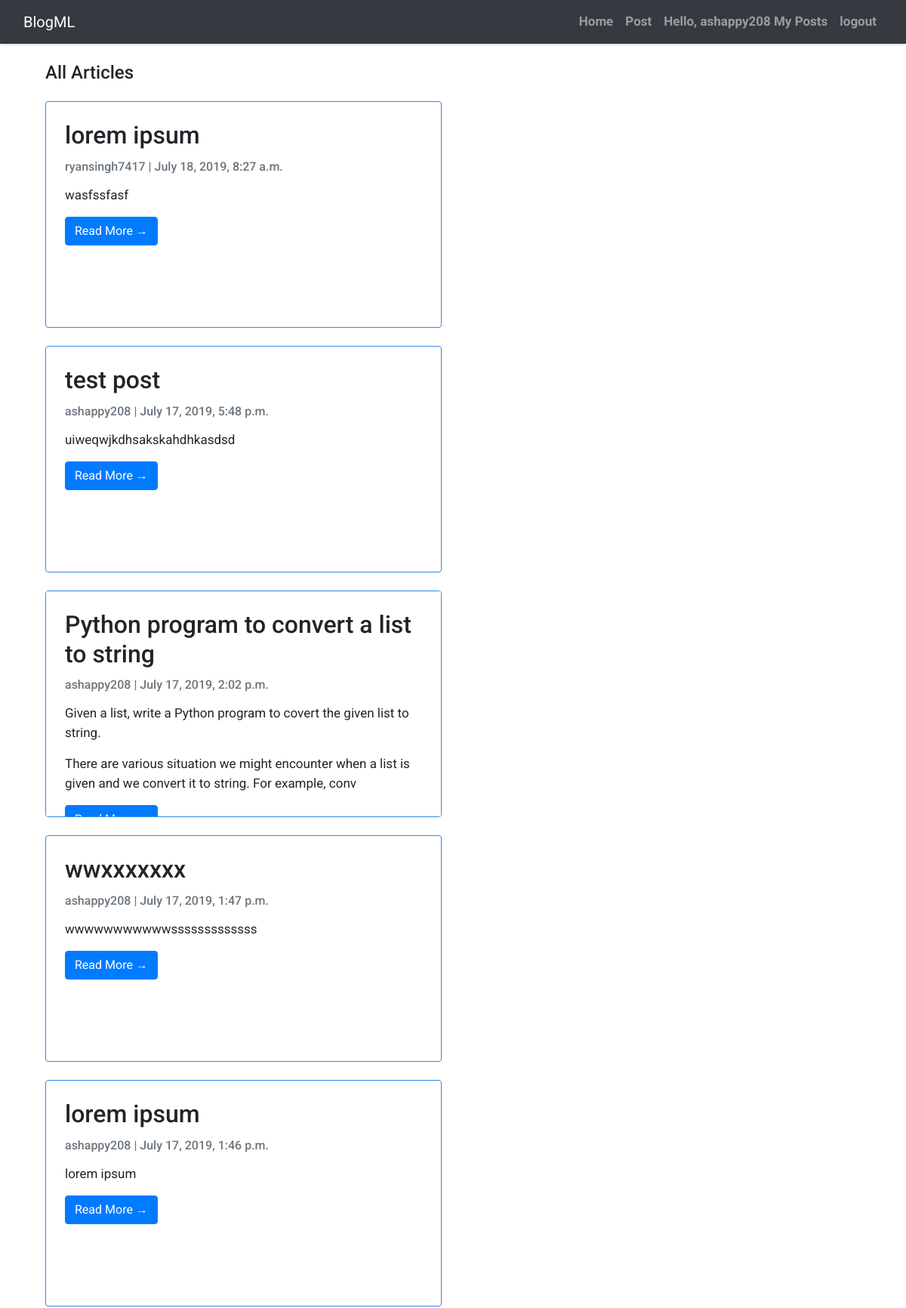
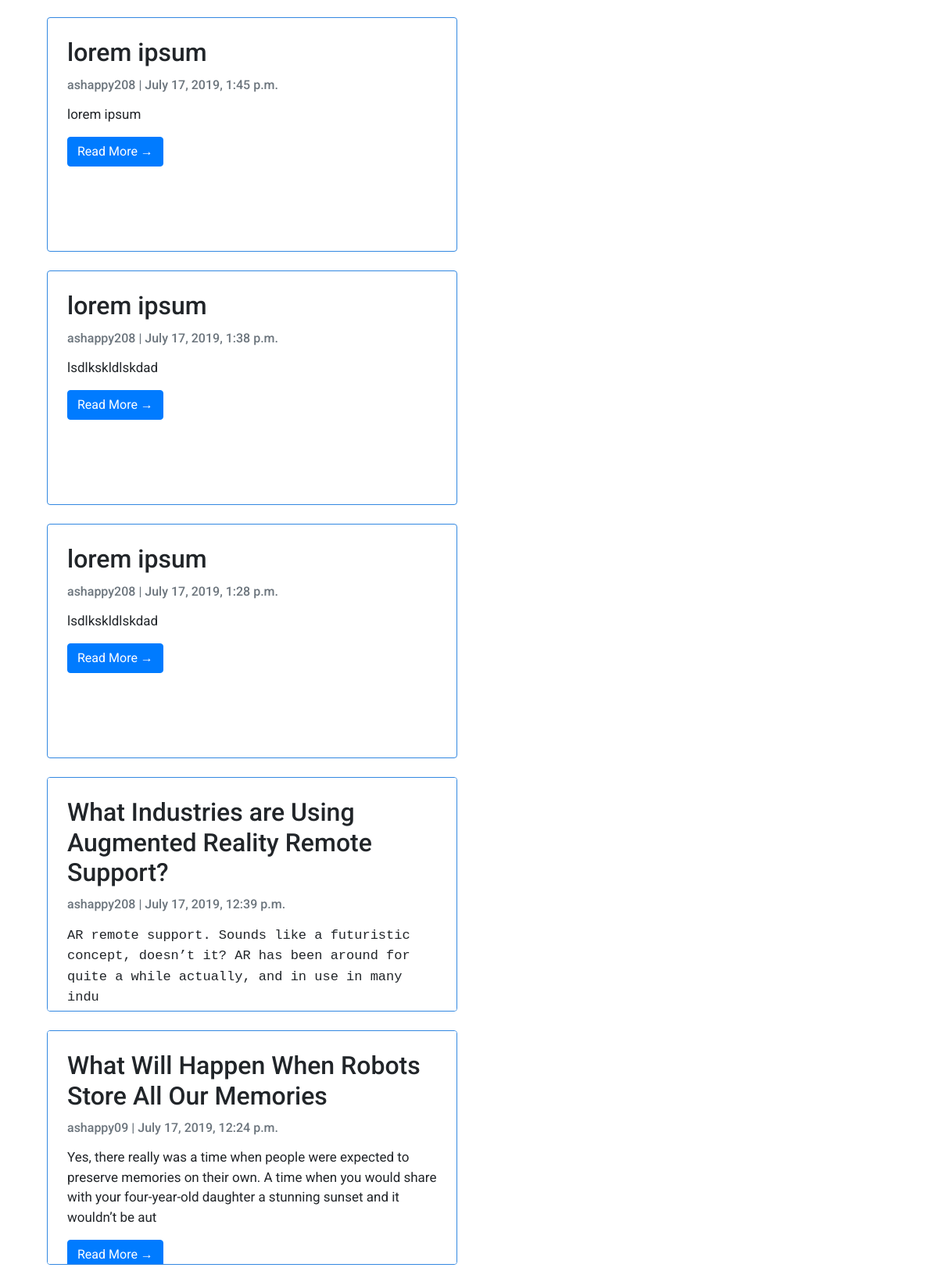
/postlist/ (signed in, upper part), run on the app's committed database (2 pictures, top to bottom).
### dashboard/models.py (models this page shows, shortened)
class Post(models.Model):
    author = models.ForeignKey(settings.AUTH_USER_MODEL, on_delete=models.CASCADE)
    title = models.CharField(max_length=200)
    text = RichTextUploadingField()
    created_date = models.DateTimeField(default=timezone.now)
    published_date = models.DateTimeField(blank=True, null=True)
    topic = models.CharField(max_length=10,default = -1)
    objects = models.Manager

### dashboard/views.py (the view)
# urls.py: path('postlist/',views.getallpost,name = 'postlist'),
def getallpost(request):
    post = Post.objects.order_by('-published_date')
    return render(request,'postlist.html',{'post_list':post,'info':"All Articles"})

### dashboard/templates/postlist.html (shortened to what this page needs)
{% extends 'base.html' %} {% block content %}
<div class="container">
<div class="col-md-6 mt-3 ">
        <h4 class=" site-heading my-4 mt-3 text-black">{{info}}</h4>
        {% for object in post_list %}
        <div class="card mb-4">
            <div class="card-body">
                <h2 class="card-title">{{ object.title }}</h2>
                <p class="card-text text-muted h6">{{ object.author }} | {{ object.published_date}} </p>
                <p class = "card-text">{{ object.text|safe|slice:200 }}</p>
                <a href="{% url 'post_detail' pk=object.pk  %}" class="btn btn-primary">Read More &rarr;</a>
            </div>
        </div>
        {% endfor %}
    </div>
</div>
    {% endblock content %}

### dashboard/templates/base.html (shortened to what this page needs)
<!DOCTYPE html>
<html>
    <head>
        <link rel="stylesheet" href="https://maxcdn.bootstrapcdn.com/bootstrap/4.0.0/css/bootstrap.min.css"
 />
    </head>
    <body>
        <nav class="navbar navbar-expand-lg navbar-dark bg-dark shadow" id="mainNav">
            <div class="container-fluid">
                <a class="navbar-brand" href="{% url 'home' %}">BlogML</a>
                <div class="collapse navbar-collapse" id="navbarResponsive">
                    <ul class="navbar-nav ml-auto">
                          <li class="nav-item text-black">
                            <a class="nav-link text-black font-weight-bold" href="{% url 'index' %}">Home</a>
                        </li>
                        {% if user.is_authenticated %}
                        <li class="nav-item text-black">
                                <a class="nav-link text-black font-weight-bold" href="{% url 'post_new' %}">Post</a>
                            </li>
                        <li class="nav-item text-black">
                            <a class="nav-link text-black font-weight-bold" href="{% url 'postlist/user' %}">Hello, {{user.username}} My Posts</a>
                        </li>
                        <li class="nav-item text-black">
                            <a class="nav-link text-black font-weight-bold" href="{% url 'logout' %}">logout</a>
                        </li>
                        {% else %}
                        <li class="nav-item text-black">
                                <a class="nav-link text-black font-weight-bold" href="{% url 'social:begin' 'google-oauth2' %}">Login with Google</a>
                            </li>
                        {% endif %}
                    </ul>
                </div>
            </div>
        </nav>
        {% block content %}{% endblock content %}
    </body>
</html>

### dashboard/templates/base.html (style rules this page uses)
body { font-family: "Roboto", sans-serif; font-size: 17px; background-color: white; }
.shadow { box-shadow: 0 4px 2px -2px rgba(0, 0, 0, 0.1); }
.card { padding: 5px; background: white; height : 300px; overflow: auto; border: 1px solid #3388E1; }

### data on the page
Post: title "lorem ipsum", author "ryansingh7417", published_date "July 18, 2019, 8:27 a.m.", text "wasfssfasf"
Post: title "test post", author "ashappy208", published_date "July 17, 2019, 5:48 p.m.", text "uiweqwjkdhsakskahdhkasdsd"
Post: title "Python program to convert a list to string", author "ashappy208", published_date "July 17, 2019, 2:02 p.m.", text "Given a list, write a Python program to covert the given list to string. There are various situation we might encounter when a list is given and we convert it to string. For example, conv"
Post: title "wwxxxxxxx", author "ashappy208", published_date "July 17, 2019, 1:47 p.m.", text "wwwwwwwwwwwsssssssssssss"
Post: title "lorem ipsum", author "ashappy208", published_date "July 17, 2019, 1:46 p.m.", text "lorem ipsum"
Post: title "lorem ipsum", author "ashappy208", published_date "July 17, 2019, 1:45 p.m.", text "lorem ipsum"
Post: title "lorem ipsum", author "ashappy208", published_date "July 17, 2019, 1:38 p.m.", text "lsdlkskldlskdad"
Post: title "lorem ipsum", author "ashappy208", published_date "July 17, 2019, 1:28 p.m.", text "lsdlkskldlskdad"
Post: title "What Industries are Using Augmented Reality Remote Support?", author "ashappy208", published_date "July 17, 2019, 12:39 p.m.", text "AR remote support. Sounds like a futuristic concept, doesn’t it? AR has been around for quite a while actually, and in use in many indu"
Post: title "What Will Happen When Robots Store All Our Memories", author "ashappy09", published_date "July 17, 2019, 12:24 p.m.", text "Yes, there really was a time when people were expected to preserve memories on their own. A time when you would share with your four-year-old daughter a stunning sunset and it wouldn’t be aut"

### other printed values
{{ user.username }} "ashappy208"
{{ info }} "All Articles"
